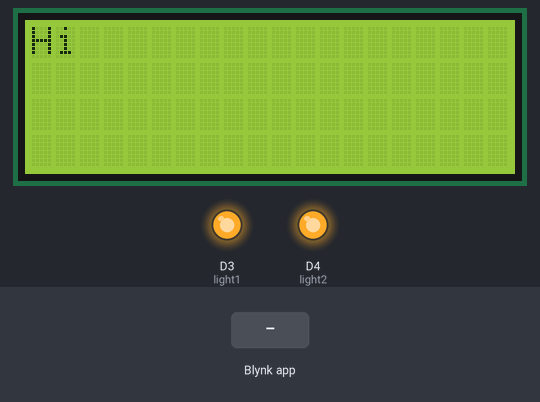
This sketch was run on a simulated ESP8266 (NodeMCU). Shown: 20×4 character LCD, output pins drawn as LEDs (lit = HIGH). The test bench sets the inputs (shaded band). WiFi joins after 1.5 s; servers stay silent unless stated; what the sketch prints to the serial monitor is not drawn.

Above: at 0.1 s.
4.1 s: Blynk app writes 1 to V1
At 4.5 s:
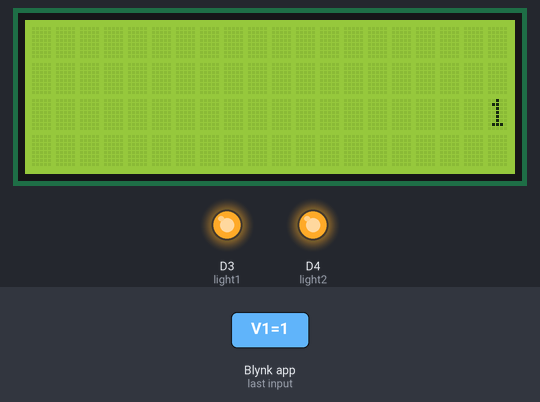
At 5.0 s:
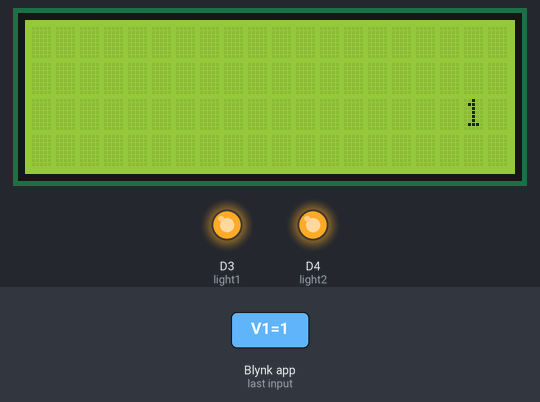
Timing chart, 0 to 7.1 s (numbered marks = the images above; inputs shaded):
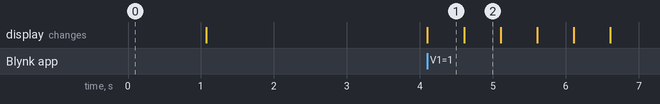

Measured:
- after the input at 4.1 s, the display: changes at once (image 1)
- what the display in image 1 shows lasts 0.5 s, from 4.1 s to 4.6 s

The sketch:

PARSETEERMINAL.ino
```cpp
/* Comment this out to disable prints and save space */
#define BLYNK_PRINT Serial
#define BLYNK_MSG_LIMIT 20
#define light1 D3
#define light2 D4
#include <Wire.h>
#include <ESP8266WiFi.h>
#include <BlynkSimpleEsp8266.h>
#include <LiquidCrystal_I2C.h>

// Construct an LCD object and pass it the
// I2C address, width (in characters) and
// height (in characters). Depending on the
// Actual device, the IC2 address may change.
LiquidCrystal_I2C lcd(0x27, 20, 4);
char auth[] = "qkqNFA6MmwQT0ma-MVZYrjGA1goxE7J8";

// Your WiFi credentials.
// Set password to "" for open networks.
char ssid[] = "Anonymous@unifi";
char pass[] = "NBV1190WAJA";


void setup()
{

  pinMode(light1,OUTPUT);
  pinMode(light2,OUTPUT);
  digitalWrite(light1,HIGH);
  digitalWrite(light2,HIGH);
  // Debug console
  Serial.begin(9600);
  lcd.init();
  lcd.backlight();
  lcd.setCursor(0,0);
  lcd.print("Hi");
  delay(1000);
  lcd.clear();

  Blynk.begin(auth, ssid, pass);
  // You can also specify server:
  //Blynk.begin(auth, ssid, pass, "blynk-cloud.com", 8442);
  //Blynk.begin(auth, ssid, pass, IPAddress(192,168,1,100), 8442);
}

BLYNK_WRITE(V1) // Terminal Widget on port V1
{
String text = param.asStr(); // Get typed in data

Serial.println(text);  // Printing to 2nd hardware serial port as a test   lcd.setCursor(0, 0);
  lcd.setCursor(0,0);
  lcd.println(text);

  for (int positionCounter = 0; positionCounter < 80; positionCounter++) {
    // scroll one position left:
    lcd.scrollDisplayLeft();
    // wait a bit:
    delay(500);


    }

}

BLYNK_WRITE(V2)
{
  int turnon = param.asInt();
  if(turnon == HIGH)
  {
    digitalWrite(light1,HIGH);
  }

  else
  {
    digitalWrite(light1,LOW);
  }
}

BLYNK_WRITE(V3)
{
  int turnon2 = param.asInt();
  if(turnon2 == HIGH)
  {
    digitalWrite(light2,HIGH);
  }

  else
  {
    digitalWrite(light2,LOW);
  }
}


void loop()
{

Blynk.run();


}
```
